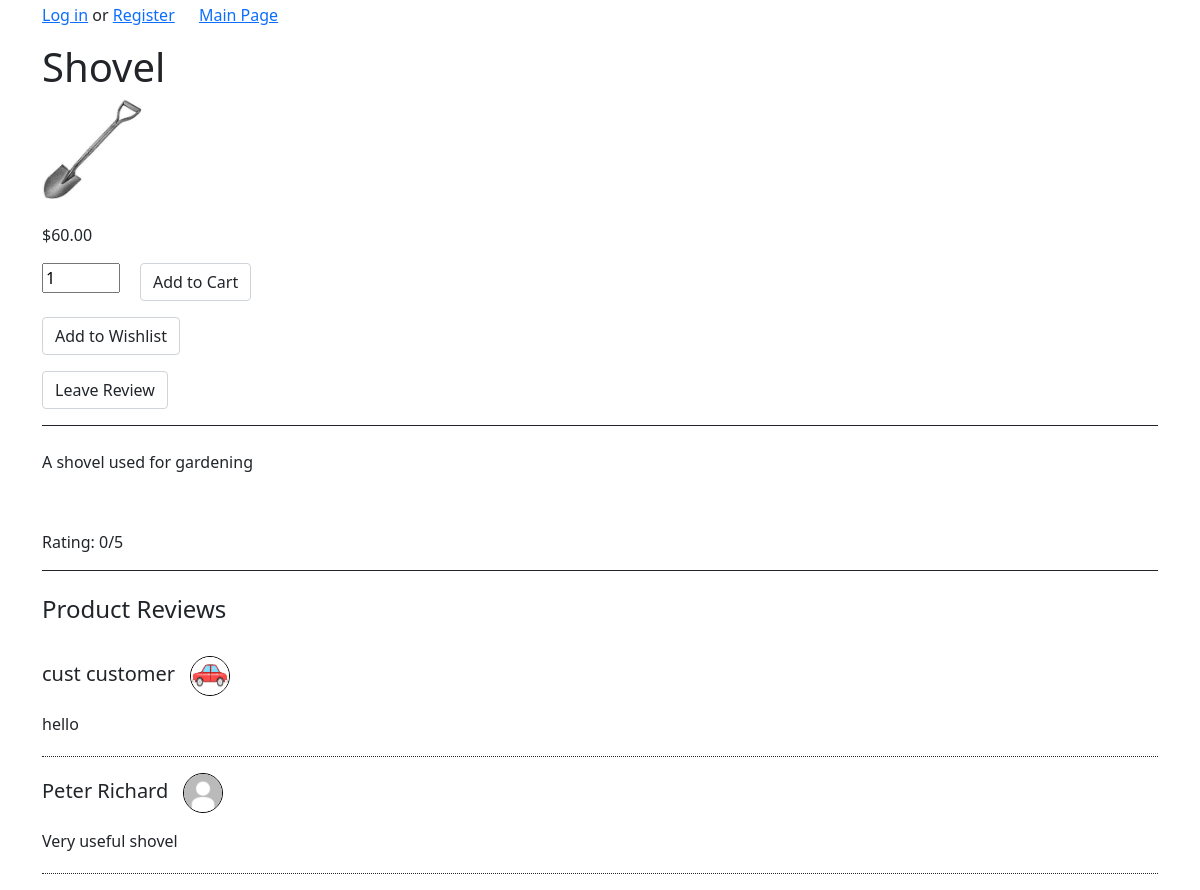
The page /Product/details/21 on the database its author committed.
### tables this page shows
CREATE TABLE `product` (
  `product_id` int(11) NOT NULL,
  `name` varchar(50) NOT NULL,
  `description` text NOT NULL,
  `price` decimal(10,2) NOT NULL,
  `rating` int(2) NOT NULL,
  `image` varchar(50) NOT NULL DEFAULT 'shoppingCart.png',
  `category_name` varchar(100) NOT NULL,
  `seller_id` int(11) NOT NULL
);

CREATE TABLE `user` (
  `user_id` int(11) NOT NULL,
  `username` varchar(50) NOT NULL,
  `password_hash` varchar(100) NOT NULL,
  `first_name` varchar(50) NOT NULL,
  `last_name` varchar(50) NOT NULL,
  `role` varchar(10) NOT NULL
);

CREATE TABLE `client` (
  `client_id` int(11) NOT NULL,
  `payment_details` varchar(50) NOT NULL,
  `address` varchar(100) NOT NULL,
  `picture` varchar(50) NOT NULL DEFAULT 'default.jpg',
  `user_id` int(11) NOT NULL
);

CREATE TABLE `review` (
  `review_id` int(11) NOT NULL,
  `message` text NOT NULL,
  `product_id` int(11) NOT NULL,
  `client_id` int(11) NOT NULL
);

### app/core/App.php (called while the page is built, shortened)
<?php
	class App{
		private $method = 'index';
		public function __construct(){
			$url = self::parseUrl();
			if(isset($url[0])){
				unset($url[0]);
			}
			$this->controller = new $this->controller;
			if(isset($url[1])){
				if(method_exists($this->controller, $url[1])){
					$this->method = $url[1];
				}
				unset($url[1]);
			}
			$this->params = $url ? array_values($url) : [];
			call_user_func_array([$this->controller, $this->method], $this->params);
		}
		private static function parseUrl(){
			if(isset($_GET['url'])){
				return explode('/',
					filter_var(
						rtrim($_GET['url'], '/'),
						FILTER_SANITIZE_URL)
				);
			}
		}
	}

### index.php (called while the page is built, shortened)
<?php
	new \app\core\App();

### app/models/Product.php (called while the page is built, shortened)
<?php
class Product extends \app\core\Model{
	public function get($product_id){
		$SQL = 'SELECT * FROM product WHERE product_id = :product_id';
		$STMT = self::$_connection->prepare($SQL);
		$STMT->execute(['product_id'=>$product_id]);
		$STMT->setFetchMode(\PDO::FETCH_CLASS,"app\models\Product");
		return $STMT->fetch();
	}
}

### app/core/DBConnection.php (called while the page is built, shortened)
<?php
class DBConnection{
	static $connection = null;
	private function __construct(){
		if(self::$connection == null){
			$host = 'localhost';
			$DBname = 'project';
			$user = 'root';
			$password = '';
			self::$connection = new \PDO("mysql:host=$host;dbname=$DBname",$user, $password);
		}
	}
	public static function getInstance(){
		return self::$connection;
	}
}

### app/models/User.php (called while the page is built, shortened)
<?php
class User extends \app\core\Model{
	function getByUserId($user_id){
		$SQL = 'SELECT * FROM user WHERE user_id=:user_id';
		$STMT = self::$_connection->prepare($SQL);
		$STMT->execute(['user_id'=>$user_id]);
		$STMT->setFetchMode(\PDO::FETCH_CLASS,"app\models\User");
		return $STMT->fetch();
	}
}

### app/models/Client.php (called while the page is built, shortened)
<?php
class Client extends \app\core\Model{
	function getByClientId($client_id){
	$SQL = 'SELECT * FROM client WHERE client_id=:client_id';
	$STMT = self::$_connection->prepare($SQL);
	$STMT->execute(['client_id'=>$client_id]);
	$STMT->setFetchMode(\PDO::FETCH_CLASS,"app\models\Client");
	return $STMT->fetch();
	}
}

### app/models/Review.php (called while the page is built, shortened)
<?php
class Review extends \app\core\Model{
	public function getReviewsForProduct($product_id){
		$SQL = 'SELECT * FROM review WHERE product_id = :product_id';
		$STMT = self::$_connection->prepare($SQL);
		$STMT->execute(['product_id'=>$product_id]);
		$STMT->setFetchMode(\PDO::FETCH_CLASS,"app\models\Review");
		return $STMT->fetchAll();
	}
}

### app/views/Product/details.php (the view, shortened to what this page needs)
<html>
<head>
<link href="https://cdn.jsdelivr.net/npm/bootstrap@5.1.3/dist/css/bootstrap.min.css" rel="stylesheet">
</head>
<body>
	<div class='container' style='margin-top: 3px;'>
		<h1><?php echo $data['product']->name ?></h1>
		<img src='/pictures/<?= $data['product']->image ?>'height='100' width='100' /><br><br>
		<p><?php echo "$".$data['product']->price ?></p>
		<form action='' method='post'>
			<input style="float:left; margin-right:20px" type="number" name="quantity" value=1 min="1" max="5">
			<label><input style="float:right;" type="submit" name='action' value='Add to Cart' class='form-control'></label>
		</form>
		<form action="/Wishlist/addToWishlist/<?php echo $data['product']->product_id ?>"><label><input style="float:right;" type="submit" name='action' value='Add to Wishlist' class='form-control'></label></form>
		<form action="/Review/index/<?php echo $data['product']->product_id ?>"><label><input style="float:right;" type="submit" name='action' value='Leave Review' class='form-control'></label></form>
		<div style="border-top:1px solid";><br>
			<p><?php echo $data['product']->description?><p><br>
			<p><?php echo "Rating: ".$data['product']->rating . "/5"?><p>
		</div>
		<div style="border-top:1px solid;"><br>
			<h4>Product Reviews</h4><br>
			<?php
				if (isset($data['reviews'][0])){
					for ($i = 0; $i < count($data['reviews']); $i++){
						$review = $data['reviews'][$i];
						$client = $data['clientInfo'][$i];
						$user = $data['userInfo'][$i];
						echo "<p style='font-size: 20px'>$user->first_name $user->last_name <img src='/pictures/$client->picture' height='40' width='40' style='margin-left: 10px;border-radius: 50%; border-color: black; border-style: solid; border-width: thin;'/></p>
							<p style='border-bottom:1px dotted; padding-bottom:20px;'>$review->message</p>
							";
					}
				}
			?>
		</div>
	</div>
</body>
</html>

### rows shown on the page
product: name "Shovel", image (picture), price "60.00", description "A shovel used for gardening", rating "0"
user: first_name "cust", last_name "customer", client.picture (picture)
review: message "hello"
user: first_name "Peter", last_name "Richard", client.picture (placeholder picture)
review: message "Very useful shovel"
